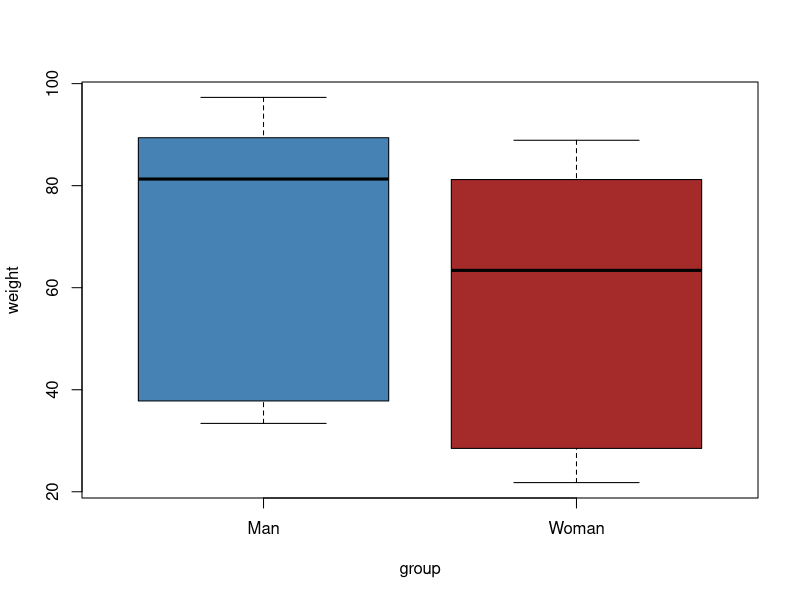

Here is the R script that generated this plot:
## ---- chunk 1
women_weight <- c(88.9, 81.2, 73.3, 21.8, 63.4, 84.6, 28.4, 28.8, 28.5)
men_weight <- c(37.8, 80, 33.4, 36, 89.4, 83.3, 97.3, 81.3, 92.4)
# 建立一个数据框
my_data <- data.frame( 
                group = rep(c("Woman", "Man"), each = 9),
                weight = c(women_weight,  men_weight)
                )
print(my_data)
## ---- chunk 2
#install.packages("dplyr")
library(dplyr)
group_by(my_data, group) %>% # 按group 分组
  summarise(
    count = n(), #定义数目
    mean = mean(weight, na.rm = TRUE), #定义均数，去除空白值
    sd = sd(weight, na.rm = TRUE), #定义标准差，去除空白
  )
## ---- chunk 3
boxplot(weight~group,my_data,col = c("steelblue", "brown"))
## ---- chunk 4
with(my_data, shapiro.test(weight[group == "Man"]))  # 检验男性的正态分布
with(my_data, shapiro.test(weight[group == "Woman"]))  # 检验女性的正态分布
## ---- chunk 5
shapiro.test(my_data$weight) # 不考虑分组的话，要这样进行正态检验，这个适合于单个样品与均值的比较
## ---- chunk 6
var.test(weight ~ group, data = my_data)
## ---- chunk 7
    wilcox.test(weight ~ group, #数值比分组
                data = my_data, #数据
                var.equal = TRUE, #方差具有齐性
                alternative = "two.sided" #双尾假设
                )
## ---- chunk 8
    wilcox.test(weight ~ group, #数值比分组
                data = my_data, #数据
                var.equal = FALSE, #方差不具有齐性
                alternative = "two.sided" #双尾假设
                )
## ---- chunk 9
wilcox.test(weight ~ group, 
            data = my_data,
        var.equal = TRUE, 
        alternative = "less" #不要问less是什么意思。。。
        )
## ---- chunk 10
wilcox.test(weight ~ group, 
            data = my_data,
        var.equal = TRUE, 
        alternative = "greater" #不要问greater是什么意思。。。
        )
## ---- chunk 11
t.test(weight ~ group, 
       data = my_data, 
       var.equal = TRUE, # 方差具有齐性，要选择T，默认其实是F
       alternative = "two.sided")
## ---- chunk 12
t.test(weight ~ group, 
       data = my_data, 
       var.equal = F, # 方差具有齐性，要选择T，默认其实是F
       alternative = "two.sided")

